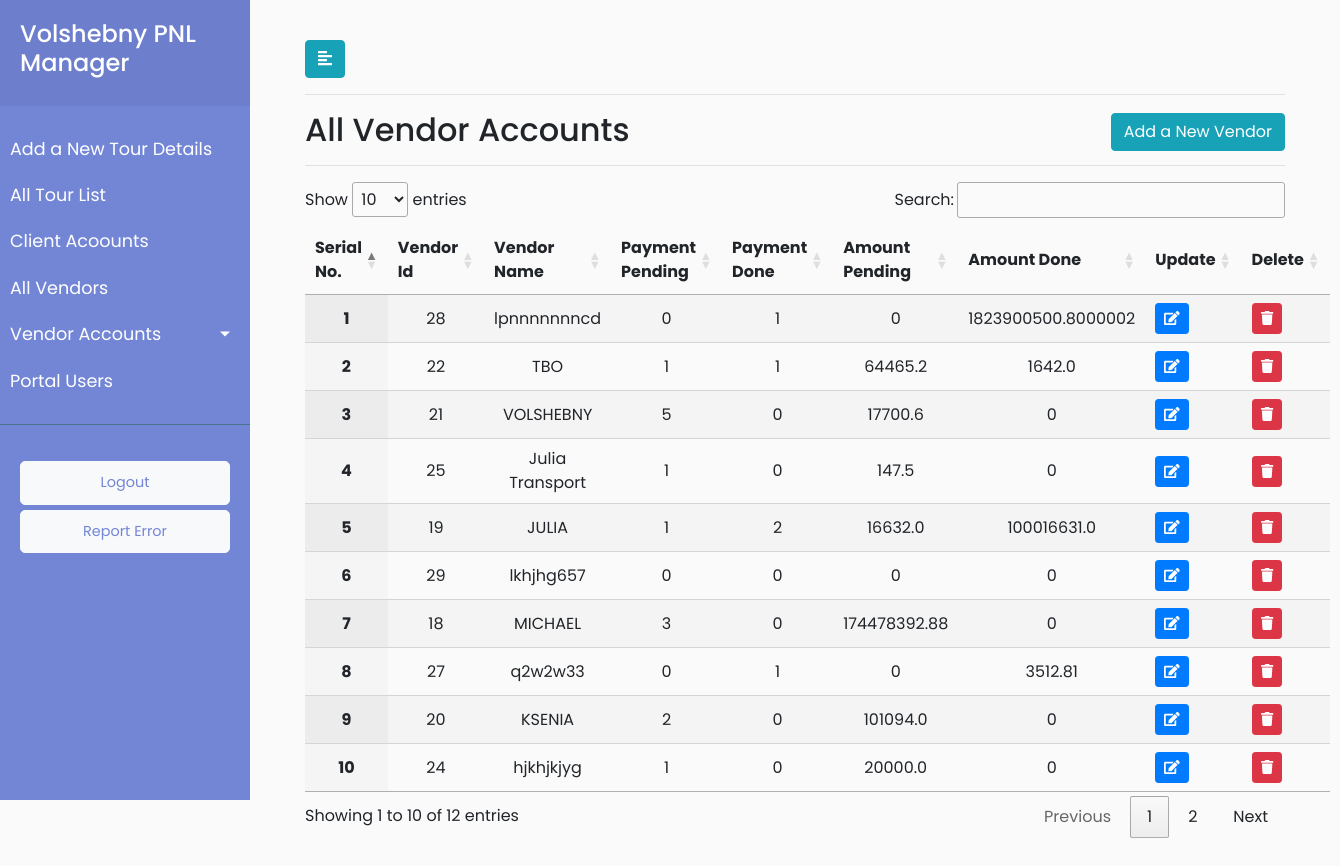
/vendorlist/ (signed in), run on the app's committed database.
### payment/models.py (models this page shows, shortened)
class Vendor(models.Model):
    vendor_type_choices=(('Air Ticket Service','Air Ticket Service'),
                        ('Visa Cost Service','Visa Cost Service'),
                        ('Hotel Quatation Service','Hotel Quatation Service'),
                        ('Restuarant Quatation Service','Restuarant Quatation Service'),
                        ('Entrances Quatation Service','Entrances Quatation Service'),
                        ('SapSan Quatation Service','SapSan Quatation Service'),
                        ('Guide Service','Guide Service'),
                        ('Transport Service','Transport Service'))
    vendor_name = models.CharField(max_length=920)
    vendor_address = models.CharField(max_length=920)
    vendor_type = models.CharField(choices=vendor_type_choices,max_length=920,default="Air Ticket Service")
    vendor_mobile = models.CharField(max_length=920,default="")
    vendor_email = models.CharField(max_length=920,default="")
    vendor_remark = models.CharField(max_length=920,default="")

### payment/views.py (the view)
# urls.py: path('vendorlist/', views.vendor_list, name='vendorlist'),
@login_required(login_url='/user_login')
def vendor_list(request):
    vendorlist = Vendor.objects.all()
    vendor_payment_status = ['Pending','Done','Payment_Pending_Amonut','Payment_Done_Amount']
    x = list(set(list(Vendor.objects.values_list('pk','vendor_name'))))
    vendor_status_list = [ functions.vendor_payment_count(a,vendor_payment_status_one) for a in x for vendor_payment_status_one in vendor_payment_status ]
    final = [vendor_status_list[i * 4:(i + 1) * 4] for i in range((len(vendor_status_list) + 4 - 1) // 4 )]
    vendor_dict = dict(zip(x,final))
    vendorlist = vendor_dict
    return render(request,'payment/vendorlist.html',{'vendorlist':vendorlist})

### payment/templates/payment/vendorlist.html (shortened to what this page needs)
{% extends 'payment/base.html' %}
{% load static %}
{% block stylesheets %}
<link rel="stylesheet" href="//cdn.datatables.net/1.10.19/css/jquery.dataTables.min.css">
{% endblock %}
{% block content %}
        <div id="content">
            <div class="container-fluid">
                <button type="button" id="sidebarCollapse" class="btn btn-info">
                    <i class="fas fa-align-left"></i>
                </button>
      <hr>
                <h2>All Vendor Accounts<span style="float: right"><button class="create_new_vendor btn btn-info">Add a New Vendor</button></span></h2>
        <hr>
            <div>
            {% if vendorlist %}
                        <table id="test_table" class="display" style="width:100%">
                            <thead>
                                <tr>
                                                        <th>Serial No.</th>
                                                        <th>Vendor Id</th>
                                                        <th>Vendor Name</th>
                                                        <th>Payment Pending</th>
                                                        <th>Payment Done</th>
                                                        <th>Amount Pending</th>
                                                        <th>Amount Done</th>
                                                        <th>Update</th>
                                                        <th>Delete</th>
                              </tr>
                            </thead>
                            <tbody>
                            {% for key,value in vendorlist.items %}
                            <tr>
                            <th class="text-center" scope="row">{{ forloop.counter }}</th>
                       <td class="text-center">{{ key.0 }}</td>
                        <td class="text-center">{{ key.1 }}</td>
                        <td class="text-center"><a href="{% url 'payment:vendor_payment_list' payment_status='Pending' vendor_id=key.0 %}">{{value.0}}</a> </td>
                       <td class="text-center"><a href="{% url 'payment:vendor_payment_list' payment_status='Done' vendor_id=key.0 %}">{{value.1}}</a></td>
                        <td class="text-center">{{value.2}}</a></td>
                        <td class="text-center">{{value.3}}</a></td>
                        <td>
                            <button type="button" class="update-book btn btn-sm btn-primary" data-id="{% url 'payment:vendor_update' pk=key.0 %}">
                                <span class="fa fa-edit"></span>
                            </button>
                        </td>
                        <td>
                            <button type="button" class="delete-book btn btn-sm btn-danger" data-id="{% url 'payment:vendor_delete' pk=key.0 %}">
                                <span class="fa fa-trash"></span>
                            </button>
                        </td>
                        </tr>
                        {% endfor %}
                             </tbody>
                        </table>
                        {% else %}
            <p class="no-leads text-primary">No entry added yet.</p>
            {% endif %}
                </div>
            </div>
        </div>
        {% endblock %}

### payment/static/payment/style.css (style rules this page uses)
body { font-family: 'Poppins', sans-serif; background: #fafafa; }
a, a:hover, a:focus { color: inherit; text-decoration: none; transition: all 0.3s; }
#content { width: calc(100% - 250px); padding: 40px; min-height: 100vh; transition: all 0.3s; position: absolute; top: 0; right: 0; }

### data on the page
Vendor: id "28", vendor_name "lpnnnnnnncd", value "0", value "1", value "1823900500.8000002"
Vendor: id "22", vendor_name "TBO", value "1", value "64465.2", value "1642.0"
Vendor: id "21", vendor_name "VOLSHEBNY", value "5", value "0", value "17700.6"
Vendor: id "25", vendor_name "Julia Transport", value "1", value "0", value "147.5"
Vendor: id "19", vendor_name "JULIA", value "1", value "2", value "16632.0", value "100016631.0"
Vendor: id "29", vendor_name "lkhjhg657", value "0"
Vendor: id "18", vendor_name "MICHAEL", value "3", value "0", value "174478392.88"
Vendor: id "27", vendor_name "q2w2w33", value "0", value "1", value "3512.81"
Vendor: id "20", vendor_name "KSENIA", value "2", value "0", value "101094.0"
Vendor: id "24", vendor_name "hjkhjkjyg", value "1", value "0", value "20000.0"
